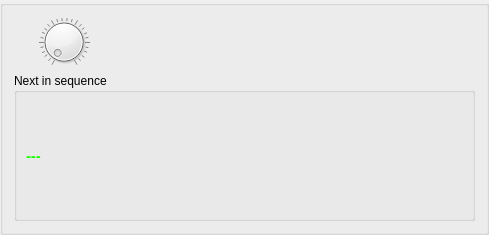
<?xml version="1.0" encoding="UTF-8"?>
<ui version="4.0">
 <class>SequenceControlWidget</class>
 <widget class="QGroupBox" name="SequenceControlWidget">
  <property name="geometry">
   <rect>
    <x>0</x>
    <y>0</y>
    <width>489</width>
    <height>235</height>
   </rect>
  </property>
  <property name="windowTitle">
   <string>Form</string>
  </property>
  <layout class="QVBoxLayout" name="mainLayout">
   <item>
    <layout class="QHBoxLayout" name="ctrlButtonLayout">
     <item>
      <widget class="qsynthKnob" name="masterVolDial">
       <property name="notchesVisible">
        <bool>true</bool>
       </property>
      </widget>
     </item>
     <item>
      <widget class="QPushButton" name="moveToPrevButton">
       <property name="text">
        <string/>
       </property>
       <property name="icon">
        <iconset resource="../gfx_ressource.qrc">
         <normaloff>:/gfx/icons/audio_back.png</normaloff>:/gfx/icons/audio_back.png</iconset>
       </property>
       <property name="iconSize">
        <size>
         <width>48</width>
         <height>48</height>
        </size>
       </property>
       <property name="flat">
        <bool>true</bool>
       </property>
      </widget>
     </item>
     <item>
      <widget class="QPushButton" name="ctrlStopButton">
       <property name="text">
        <string/>
       </property>
       <property name="icon">
        <iconset resource="../gfx_ressource.qrc">
         <normaloff>:/gfx/icons/audio_stop.png</normaloff>:/gfx/icons/audio_stop.png</iconset>
       </property>
       <property name="iconSize">
        <size>
         <width>48</width>
         <height>48</height>
        </size>
       </property>
       <property name="flat">
        <bool>true</bool>
       </property>
      </widget>
     </item>
     <item>
      <widget class="QPushButton" name="ctrlPlayButton">
       <property name="text">
        <string/>
       </property>
       <property name="icon">
        <iconset resource="../gfx_ressource.qrc">
         <normaloff>:/gfx/icons/audio_play.png</normaloff>:/gfx/icons/audio_play.png</iconset>
       </property>
       <property name="iconSize">
        <size>
         <width>64</width>
         <height>64</height>
        </size>
       </property>
       <property name="flat">
        <bool>true</bool>
       </property>
      </widget>
     </item>
     <item>
      <widget class="QPushButton" name="moveToNextButton">
       <property name="text">
        <string/>
       </property>
       <property name="icon">
        <iconset resource="../gfx_ressource.qrc">
         <normaloff>:/gfx/icons/audio_skip.png</normaloff>:/gfx/icons/audio_skip.png</iconset>
       </property>
       <property name="iconSize">
        <size>
         <width>48</width>
         <height>48</height>
        </size>
       </property>
       <property name="flat">
        <bool>true</bool>
       </property>
      </widget>
     </item>
    </layout>
   </item>
   <item>
    <widget class="QGroupBox" name="nextSequenceGroup">
     <property name="title">
      <string>Next in sequence</string>
     </property>
     <layout class="QVBoxLayout" name="verticalLayout">
      <item>
       <widget class="QLabel" name="nextInSeqLabel">
        <property name="palette">
         <palette>
          <active>
           <colorrole role="WindowText">
            <brush brushstyle="SolidPattern">
             <color alpha="255">
              <red>25</red>
              <green>255</green>
              <blue>0</blue>
             </color>
            </brush>
           </colorrole>
          </active>
          <inactive>
           <colorrole role="WindowText">
            <brush brushstyle="SolidPattern">
             <color alpha="255">
              <red>25</red>
              <green>255</green>
              <blue>0</blue>
             </color>
            </brush>
           </colorrole>
          </inactive>
          <disabled>
           <colorrole role="WindowText">
            <brush brushstyle="SolidPattern">
             <color alpha="255">
              <red>144</red>
              <green>141</green>
              <blue>139</blue>
             </color>
            </brush>
           </colorrole>
          </disabled>
         </palette>
        </property>
        <property name="font">
         <font>
          <pointsize>11</pointsize>
          <weight>75</weight>
          <bold>true</bold>
         </font>
        </property>
        <property name="text">
         <string>---</string>
        </property>
       </widget>
      </item>
     </layout>
    </widget>
   </item>
  </layout>
 </widget>
 <customwidgets>
  <customwidget>
   <class>qsynthKnob</class>
   <extends>QDial</extends>
   <header>thirdparty/widget/qsynthknob.h</header>
  </customwidget>
 </customwidgets>
 <resources>
  <include location="../gfx_ressource.qrc"/>
 </resources>
 <connections/>
</ui>
